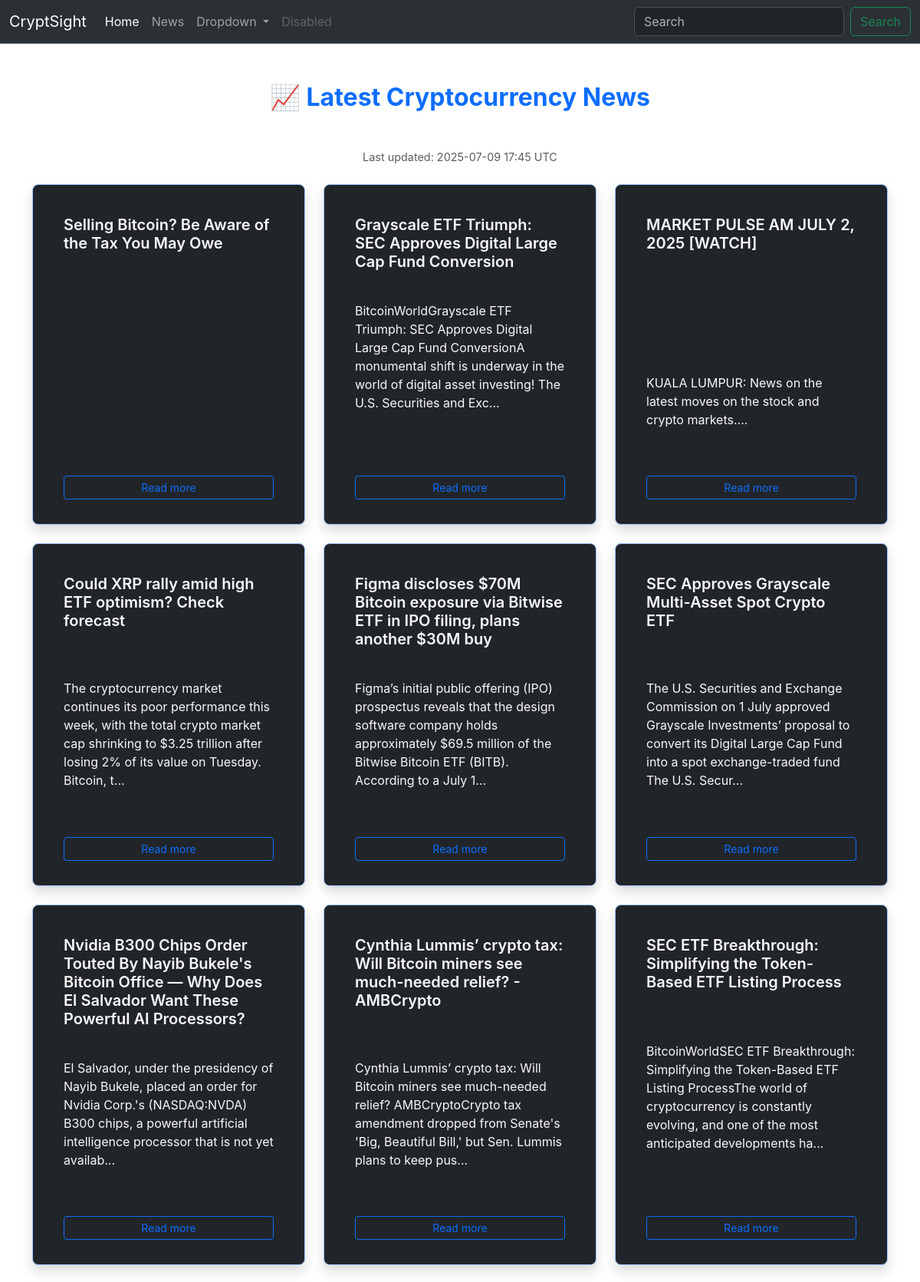
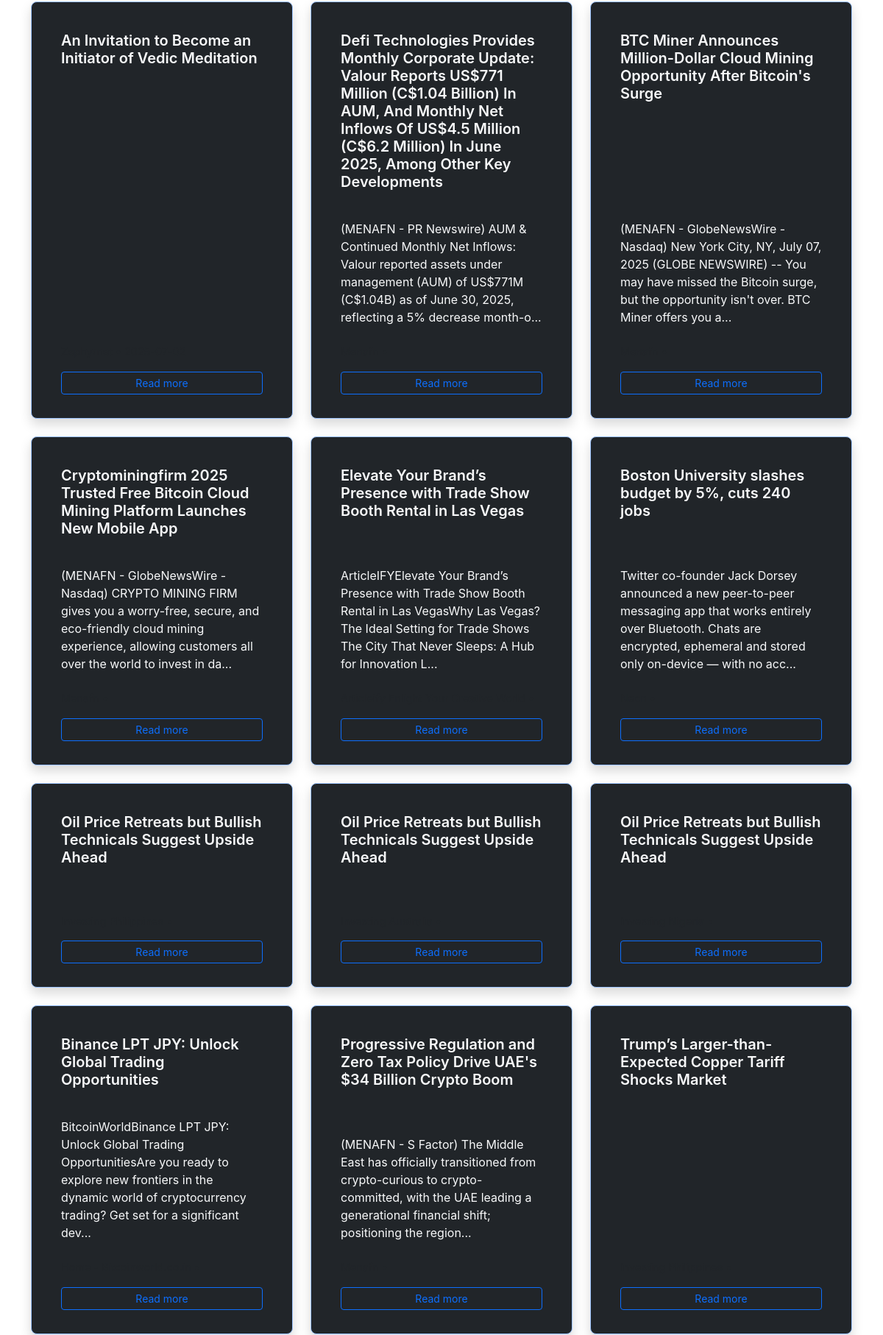
Page /news (upper part) on the committed database (2 pictures, top to bottom).
### models.py (models this page shows)
class NewsArticle(Base):
    __tablename__ = "news_articles"
    id = Column(Integer, primary_key=True, index=True)
    title = Column(String, nullable=False)
    summary = Column(String)
    url = Column(String, nullable=False)
    source = Column(String)
    published_at = Column(DateTime)

### app.py (the view)
@app.route('/news')
def news():
    session = SessionLocal()
    articles = session.query(NewsArticle).order_by(NewsArticle.published_at.desc()).all()
    session.close()
    return render_template('news.html', articles=articles, last_updated=last_updated)

### templates/news.html (shortened to what this page needs)
{% extends "index.html" %}
{% block stylesheet %}
    <link rel="stylesheet" href="{{ url_for('static', filename='css/news.css') }}">
{% endblock %}
{% block news %}
<section class="py-5" style="min-height: 100vh;">
    <div class="container text-white">
        <h2 class="text-center fw-bold mb-5">
            📈 <span class="text-primary">Latest Cryptocurrency News</span>
        </h2>
        <div class="text-center text-muted mb-4">
            Last updated:
            {% if last_updated %}
                {{ last_updated.strftime('%Y-%m-%d %H:%M UTC') }}
            {% else %}
                Loading...
            {% endif %}
        </div>
        <div class="row row-cols-1 row-cols-md-3 g-4">
            {% for article in articles %}
            <div class="col">
                <div class="card h-100 bg-dark text-light shadow rounded-3 border border-primary-subtle">
                    <div class="card-body d-flex flex-column justify-content-between">
                        <h5 class="card-title fw-semibold">{{ article.title }}</h5>
                        <p class="card-text">{{ article.summary[:180] ~ '...' if article.summary }}</p>
                    </div>
                    <div class="card-footer border-0 bg-transparent text-muted small">
                    </div>
                    <div class="card-footer bg-transparent border-0">
                        <a href="{{ article.url }}" target="_blank" class="btn btn-sm btn-outline-primary w-100">Read more</a>
                    </div>
                </div>
            </div>
            {% endfor %}
        </div>
    </div>
</section>
{% endblock %}

### templates/index.html (shortened to what this page needs)
<!DOCTYPE html>
<html>
<head>
    <link href="https://cdn.jsdelivr.net/npm/bootstrap@5.3.7/dist/css/bootstrap.min.css" rel="stylesheet">
    <link rel="stylesheet" href="{{ url_for('static', filename='css/styles.css') }}">
    {% block stylesheet %}{% endblock %}
</head>
<body id="body">
    {% include 'components/navbar.html' %}
    <div id="main-content">
        {% block news %}{% endblock %}
    </div>
</body>
</html>

### templates/components/navbar.html (shortened to what this page needs)
<nav class="navbar navbar-expand-lg fixed-top bg-dark border-bottom border-body bg-body-tertiary" data-bs-theme="dark">
  <div class="container-fluid">
    <a class="navbar-brand" href="/">CryptSight</a>
    <div class="collapse navbar-collapse" id="navbarSupportedContent">
      <ul class="navbar-nav me-auto mb-2 mb-lg-0">
        <li class="nav-item">
          <a class="nav-link active" aria-current="page" href="/">Home</a>
        </li>
        <li class="nav-item">
          <a class="nav-link" href="/news">News</a>
        </li>
        <li class="nav-item dropdown">
          <a class="nav-link dropdown-toggle" href="#" role="button" data-bs-toggle="dropdown" aria-expanded="false">
            Dropdown
          </a>
        </li>
        <li class="nav-item">
          <a class="nav-link disabled" aria-disabled="true">Disabled</a>
        </li>
      </ul>
      <form class="d-flex" role="search">
        <input class="form-control me-2" type="search" placeholder="Search" aria-label="Search"/>
        <button class="btn btn-outline-success" type="submit">Search</button>
      </form>
    </div>
  </div>
</nav>

### static/css/styles.css (style rules this page uses)
body { color: #f1f5f9; font-family: 'Inter', sans-serif; margin: 0; padding: 0; }
#main-content { padding-top: 5%; padding-bottom: 5%; }
h1, h2, h3 { margin: 0; font-weight: 600; }
a { color: inherit; text-decoration: none; }
.card { background-color: #1e293b; padding: 1.5rem; border-radius: 12px; box-shadow: 0 2px 6px rgba(0,0,0,0.3); transition: transform 0.3s ease, box-shadow 0.3s ease; color: #e2e8f0; }
.text-muted { font-size: 0.9rem; color: white; }

### static/css/news.css (style rules this page uses)
.card { transition: all 0.3s ease; margin-bottom: 2rem; }

### rows in the picture
NewsArticle: title "Selling Bitcoin? Be Aware of the Tax You May Owe"
NewsArticle: title "Grayscale ETF Triumph: SEC Approves Digital Large Cap Fund Conversion", summary "BitcoinWorldGrayscale ETF Triumph: SEC Approves Digital Large Cap Fund ConversionA monumental shift is underway in the world of digital asset investing! The U.S. Securities and Exc..."
NewsArticle: title "MARKET PULSE AM JULY 2, 2025 [WATCH]", summary "KUALA LUMPUR: News on the latest moves on the stock and crypto markets...."
NewsArticle: title "Could XRP rally amid high ETF optimism? Check forecast", summary "The cryptocurrency market continues its poor performance this week, with the total crypto market cap shrinking to $3.25 trillion after losing 2% of its value on Tuesday. Bitcoin, t..."
NewsArticle: title "Figma discloses $70M Bitcoin exposure via Bitwise ETF in IPO filing, plans another $30M buy", summary "Figma’s initial public offering (IPO) prospectus reveals that the design software company holds approximately $69.5 million of the Bitwise Bitcoin ETF (BITB). According to a July 1..."
NewsArticle: title "SEC Approves Grayscale Multi-Asset Spot Crypto ETF", summary "The U.S. Securities and Exchange Commission on 1 July approved Grayscale Investments’ proposal to convert its Digital Large Cap Fund into a spot exchange-traded fund The U.S. Secur..."
NewsArticle: title "Nvidia B300 Chips Order Touted By Nayib Bukele's Bitcoin Office — Why Does El Salvador Want These Powerful AI Processors?", summary "El Salvador, under the presidency of Nayib Bukele, placed an order for Nvidia Corp.'s (NASDAQ:NVDA) B300 chips, a powerful artificial intelligence processor that is not yet availab..."
NewsArticle: title "Cynthia Lummis’ crypto tax: Will Bitcoin miners see much-needed relief? - AMBCrypto", summary "Cynthia Lummis’ crypto tax: Will Bitcoin miners see much-needed relief? AMBCryptoCrypto tax amendment dropped from Senate's 'Big, Beautiful Bill,' but Sen. Lummis plans to keep pus..."
NewsArticle: title "SEC ETF Breakthrough: Simplifying the Token-Based ETF Listing Process", summary "BitcoinWorldSEC ETF Breakthrough: Simplifying the Token-Based ETF Listing ProcessThe world of cryptocurrency is constantly evolving, and one of the most anticipated developments ha..."
NewsArticle: title "An Invitation to Become an Initiator of Vedic Meditation"
NewsArticle: title "Defi Technologies Provides Monthly Corporate Update: Valour Reports US$771 Million (C$1.04 Billion) In AUM, And Monthly Net Inflows Of US$4.5 Million (C$6.2 Million) In June 2025, Among Other Key Developments", summary "(MENAFN - PR Newswire) AUM & Continued Monthly Net Inflows: Valour reported assets under management (AUM) of US$771M (C$1.04B) as of June 30, 2025, reflecting a 5% decrease month-o..."
NewsArticle: title "BTC Miner Announces Million-Dollar Cloud Mining Opportunity After Bitcoin's Surge", summary "(MENAFN - GlobeNewsWire - Nasdaq) New York City, NY, July 07, 2025 (GLOBE NEWSWIRE) -- You may have missed the Bitcoin surge, but the opportunity isn't over. BTC Miner offers you a..."
NewsArticle: title "Cryptominingfirm 2025 Trusted Free Bitcoin Cloud Mining Platform Launches New Mobile App", summary "(MENAFN - GlobeNewsWire - Nasdaq) CRYPTO MINING FIRM gives you a worry-free, secure, and eco-friendly cloud mining experience, allowing customers all over the world to invest in da..."
NewsArticle: title "Elevate Your Brand’s Presence with Trade Show Booth Rental in Las Vegas", summary "ArticleIFYElevate Your Brand’s Presence with Trade Show Booth Rental in Las VegasWhy Las Vegas? The Ideal Setting for Trade Shows The City That Never Sleeps: A Hub for Innovation L..."
NewsArticle: title "Boston University slashes budget by 5%, cuts 240 jobs", summary "Twitter co-founder Jack Dorsey announced a new peer-to-peer messaging app that works entirely over Bluetooth. Chats are encrypted, ephemeral and stored only on-device — with no acc..."
NewsArticle: title "Oil Price Retreats but Bullish Technicals Suggest Upside Ahead"
NewsArticle: title "Oil Price Retreats but Bullish Technicals Suggest Upside Ahead"
NewsArticle: title "Oil Price Retreats but Bullish Technicals Suggest Upside Ahead"
NewsArticle: title "Binance LPT JPY: Unlock Global Trading Opportunities", summary "BitcoinWorldBinance LPT JPY: Unlock Global Trading OpportunitiesAre you ready to explore new frontiers in the dynamic world of cryptocurrency trading? Get set for a significant dev..."
NewsArticle: title "Progressive Regulation and Zero Tax Policy Drive UAE's $34 Billion Crypto Boom", summary "(MENAFN - S Factor) The Middle East has officially transitioned from crypto-curious to crypto-committed, with the UAE leading a generational financial shift; positioning the region..."
NewsArticle: title "Trump’s Larger-than-Expected Copper Tariff Shocks Market"

### other values in the picture
{{ last_updated.strftime('%Y-%m-%d %H:%M UTC') }} "2025-07-09 17:45 UTC"
